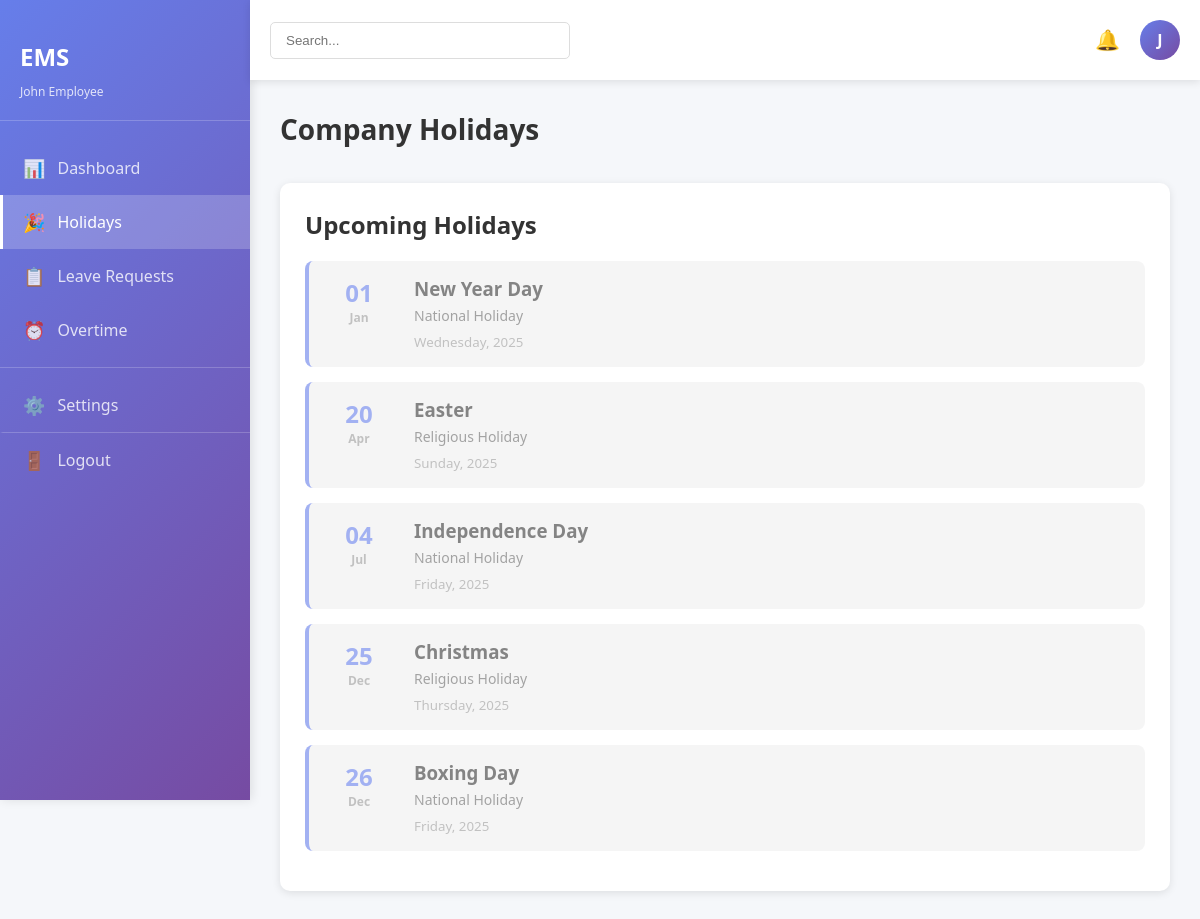
/holidays.php (signed in), run on the app's committed database.
### tables this page shows
CREATE TABLE users (
    id INT PRIMARY KEY AUTO_INCREMENT,
    name VARCHAR(100) NOT NULL,
    email VARCHAR(100) UNIQUE NOT NULL,
    password VARCHAR(255) NOT NULL,
    role ENUM('employee', 'manager', 'admin') DEFAULT 'employee',
    department VARCHAR(100),
    position VARCHAR(100),
    holiday_balance INT DEFAULT 30,
    leave_balance INT DEFAULT 20,
    overtime_hours DECIMAL(8, 2) DEFAULT 0,
    total_leave_days INT DEFAULT 0,
    created_at TIMESTAMP DEFAULT CURRENT_TIMESTAMP,
    updated_at TIMESTAMP DEFAULT CURRENT_TIMESTAMP ON UPDATE CURRENT_TIMESTAMP
);

CREATE TABLE holidays (
    id INT PRIMARY KEY AUTO_INCREMENT,
    name VARCHAR(150) NOT NULL,
    date DATE NOT NULL UNIQUE,
    description TEXT,
    created_at TIMESTAMP DEFAULT CURRENT_TIMESTAMP
);

### holidays.php (the view, shortened to what this page needs)
<?php
include 'config.php';
$stmt = $conn->prepare("SELECT * FROM holidays ORDER BY date ASC");
$stmt->execute();
$holidays = $stmt->get_result();
?>
<!DOCTYPE html>
<html lang="en">
<head>
    <link rel="stylesheet" href="styles.css">
</head>
<body>
    <div class="container">
        <?php include 'sidebar.php'; ?>
        <main class="main-content">
            <?php include 'topbar.php'; ?>
            <div class="content">
                <div class="page-header">
                    <h1>Company Holidays</h1>
                </div>
                <div class="holidays-container">
                    <div class="holidays-list">
                        <h2>Upcoming Holidays</h2>
                        <?php
                        if ($holidays->num_rows > 0) {
                            while ($holiday = $holidays->fetch_assoc()) {
                                $date = new DateTime($holiday['date']);
                                $is_today = $date->format('Y-m-d') === date('Y-m-d');
                                $is_past = $date < new DateTime();
                                $class = '';
                                if ($is_today) $class = 'holiday-today';
                                elseif ($is_past) $class = 'holiday-past';
                                echo "<div class='holiday-card {$class}'>
                                    <div class='holiday-date'>
                                        <div class='day'>" . $date->format('d') . "</div>
                                        <div class='month'>" . $date->format('M') . "</div>
                                    </div>
                                    <div class='holiday-info'>
                                        <h3>" . htmlspecialchars($holiday['name']) . "</h3>
                                        <p>" . htmlspecialchars($holiday['description']) . "</p>
                                        <small>" . $date->format('l, Y') . "</small>
                                    </div>
                                </div>";
                            }
                        } else {
                            echo "<p class='no-data'>No holidays scheduled</p>";
                        }
                        ?>
                    </div>
                </div>
            </div>
        </main>
    </div>
</body>
</html>

### sidebar.php (shortened to what this page needs)
<?php
$current_page = basename($_SERVER['PHP_SELF']);
$user_id = $_SESSION['user_id'];
$stmt = $conn->prepare("SELECT name FROM users WHERE id = ?");
$stmt->bind_param("i", $user_id);
$stmt->execute();
$user = $stmt->get_result()->fetch_assoc();
?>
<aside class="sidebar">
    <div class="sidebar-header">
        <h2>EMS</h2>
        <p class="user-name"><?php echo htmlspecialchars($user['name'] ?? 'User'); ?></p>
    </div>
    <nav class="nav-menu">
        <a href="index.php" class="nav-link <?php echo $current_page === 'index.php' ? 'active' : ''; ?>">
            <span class="icon">📊</span>
            <span>Dashboard</span>
        </a>
        <a href="holidays.php" class="nav-link <?php echo $current_page === 'holidays.php' ? 'active' : ''; ?>">
            <span class="icon">🎉</span>
            <span>Holidays</span>
        </a>
        <a href="leave.php" class="nav-link <?php echo $current_page === 'leave.php' ? 'active' : ''; ?>">
            <span class="icon">📋</span>
            <span>Leave Requests</span>
        </a>
        <a href="overtime.php" class="nav-link <?php echo $current_page === 'overtime.php' ? 'active' : ''; ?>">
            <span class="icon">⏰</span>
            <span>Overtime</span>
        </a>
        <hr>
        <a href="profile.php" class="nav-link <?php echo $current_page === 'profile.php' ? 'active' : ''; ?>">
            <span class="icon">⚙️</span>
            <span>Settings</span>
        </a>
        <a href="logout.php" class="nav-link logout">
            <span class="icon">🚪</span>
            <span>Logout</span>
        </a>
    </nav>
</aside>

### topbar.php
<header class="top-bar">
    <div class="search-bar">
        <input type="text" placeholder="Search...">
    </div>
    <div class="top-bar-actions">
        <button class="notification-btn">🔔</button>
        <div class="user-avatar">
            <span><?php echo isset($user['name']) ? substr($user['name'], 0, 1) : '?'; ?></span>
        </div>
    </div>
</header>

### styles.css (style rules this page uses)
* { margin: 0; padding: 0; box-sizing: border-box; }
body { font-family: 'Segoe UI', Tahoma, Geneva, Verdana, sans-serif; background-color: #f5f7fa; color: #333; }
.container { display: flex; min-height: 100vh; }
.sidebar { width: 250px; background: linear-gradient(135deg, #667eea 0%, #764ba2 100%); color: white; padding: 20px 0; position: fixed; height: 100vh; overflow-y: auto; box-shadow: 2px 0 10px rgba(0, 0, 0, 0.1); }
.sidebar-header { padding: 20px; border-bottom: 1px solid rgba(255, 255, 255, 0.2); margin-bottom: 20px; }
.sidebar-header h2 { font-size: 24px; margin-bottom: 10px; }
.user-name { font-size: 12px; opacity: 0.8; }
.nav-menu { padding: 0; list-style: none; }
.nav-link { display: flex; align-items: center; padding: 15px 20px; color: rgba(255, 255, 255, 0.8); text-decoration: none; transition: all 0.3s; position: relative; border-left: 3px solid transparent; }
.nav-link.active { background: rgba(255, 255, 255, 0.2); color: white; border-left-color: white; }
.nav-link .icon { margin-right: 12px; font-size: 18px; }
.sidebar hr { border: none; border-top: 1px solid rgba(255, 255, 255, 0.2); margin: 10px 0; }
.nav-link.logout { margin-top: auto; border-top: 1px solid rgba(255, 255, 255, 0.2); }
.main-content { margin-left: 250px; flex: 1; display: flex; flex-direction: column; }
.top-bar { background: white; padding: 20px; display: flex; justify-content: space-between; align-items: center; box-shadow: 0 2px 8px rgba(0, 0, 0, 0.1); position: sticky; top: 0; z-index: 100; }
.search-bar input { padding: 10px 15px; border: 1px solid #ddd; border-radius: 5px; width: 300px; transition: border-color 0.3s; }
.top-bar-actions { display: flex; align-items: center; gap: 20px; }
.notification-btn { background: none; border: none; font-size: 20px; cursor: pointer; transition: transform 0.3s; }
.user-avatar { width: 40px; height: 40px; border-radius: 50%; background: linear-gradient(135deg, #667eea 0%, #764ba2 100%); color: white; display: flex; align-items: center; justify-content: center; font-weight: bold; cursor: pointer; }
.content { padding: 30px; flex: 1; }
.page-header { margin-bottom: 30px; display: flex; justify-content: space-between; align-items: center; }
.page-header h1 { font-size: 28px; color: #333; margin-bottom: 5px; }
.holidays-container { display: grid; gap: 20px; }
.holidays-list { background: white; padding: 25px; border-radius: 10px; box-shadow: 0 2px 8px rgba(0, 0, 0, 0.1); }
.holidays-list h2 { margin-bottom: 20px; color: #333; }
.holiday-card { display: flex; gap: 20px; padding: 15px; background: #f9f9f9; border-radius: 8px; border-left: 4px solid #667eea; margin-bottom: 15px; transition: all 0.3s; }
.holiday-card.holiday-past { opacity: 0.6; background: #f0f0f0; }
.holiday-date { min-width: 70px; text-align: center; font-weight: bold; }
.holiday-date .day { font-size: 24px; color: #667eea; }
.holiday-date .month { font-size: 12px; color: #999; }
.holiday-info h3 { margin-bottom: 5px; color: #333; }
.holiday-info p { font-size: 14px; color: #666; margin-bottom: 5px; }
.holiday-info small { color: #999; }

### data on the page
users: name "John Employee", name "J"
holidays: date "01", date "Jan", name "New Year Day", description "National Holiday", date "Wednesday, 2025"
holidays: date "20", date "Apr", name "Easter", description "Religious Holiday", date "Sunday, 2025"
holidays: date "04", date "Jul", name "Independence Day", description "National Holiday", date "Friday, 2025"
holidays: date "25", date "Dec", name "Christmas", description "Religious Holiday", date "Thursday, 2025"
holidays: date "26", date "Dec", name "Boxing Day", description "National Holiday", date "Friday, 2025"
